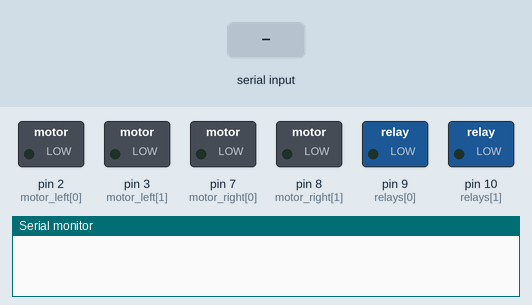
Simulated run of this sketch. Board: Arduino Uno, built with avr-gcc and run on an emulated ATmega328P. Shown: switched loads named in the sketch (green lamp = pin HIGH), the last lines printed to the serial monitor. The inputs (shaded band) are chosen by the test bench.

Above: at 1.2 s.
1.3 s: "F" received over Serial
At 1.9 s:
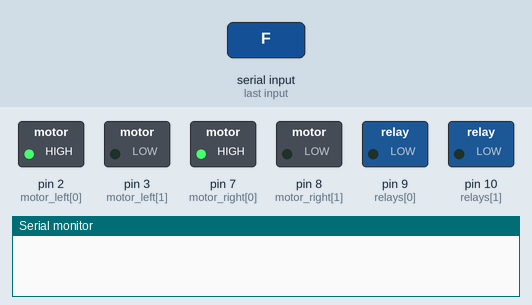
3.8 s: "B" received over Serial
At 4.6 s:
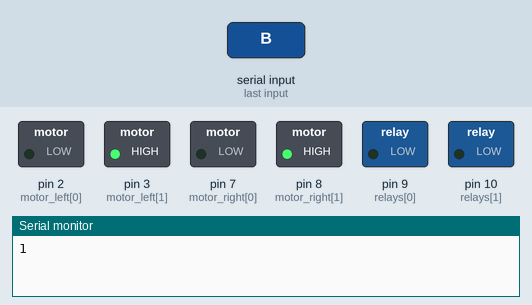
6.3 s: "R" received over Serial
At 6.9 s:
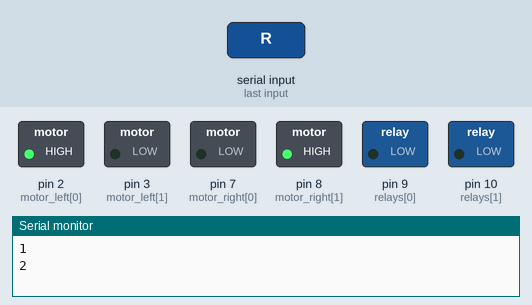
8.8 s: "L" received over Serial
At 9.6 s:
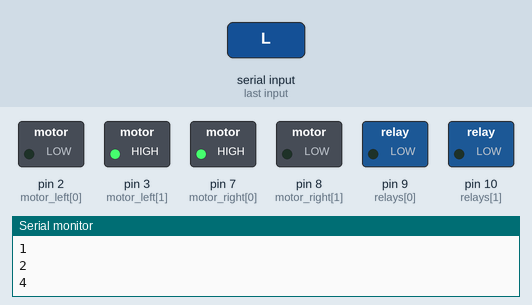
11.3 s: "X" received over Serial
At 11.9 s:
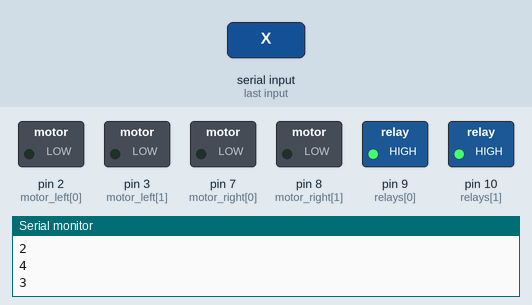
12.8 s: "F" received over Serial
At 13.6 s:
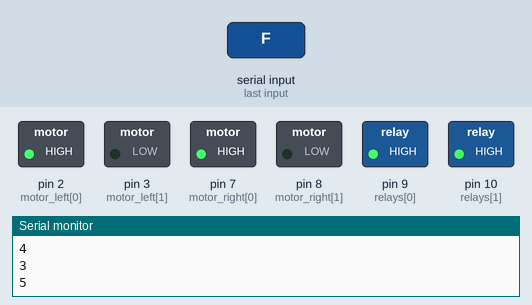
Timing chart, 0 to 15.8 s (numbered marks = the images above; inputs shaded):
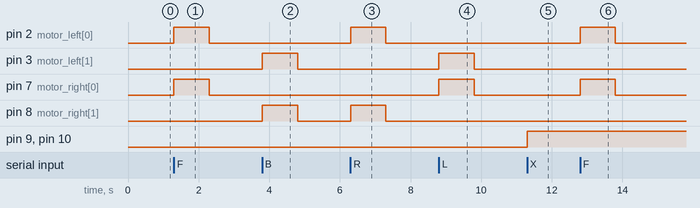

The sketch:

incoming.ino
```cpp
// --------------------------------------------------------------------------- Motors
int motor_left[] = {2, 3};
int motor_right[] = {7, 8};

// --------------------------------------------------------------------------- Zigbee
int incomingByte;      // a variable to read incoming serial data into

// --------------------------------------------------------------------------- Zigbee
int relays[] = {9, 10};

// --------------------------------------------------------------------------- Setup
void setup() {
Serial.begin(9600);

// Setup motors
int i;
for(i = 0; i < 2; i++){
pinMode(motor_left[i], OUTPUT);
pinMode(motor_right[i], OUTPUT);
pinMode(relays[i], OUTPUT);
}

}

// --------------------------------------------------------------------------- Loop
void loop() {
if (Serial.available() > 0)
{
  // read the oldest byte in the serial buffer:
  incomingByte = Serial.read();
  // if it's F , run the wheelchair forwards:
  if (incomingByte == 'F') {
    drive_forward();
    delay(1000);
    motor_stop();
    Serial.println("1");
  }
  // if it's an B, run the wheelchair backwards:
  else if (incomingByte == 'B') {
    drive_backward();
    delay(1000);
    motor_stop();
    Serial.println("2");
  }
  // if it's an R, turn the wheelchair right:
  else if (incomingByte == 'R') {
    turn_right();
    delay(1000);
    motor_stop();
    Serial.println("4");
  }
  // if it's an L, turn the wheelchair Left:
  else if (incomingByte == 'L') {
    turn_left();
    delay(1000);
    motor_stop();
    Serial.println("3");
  }
  // if it's an X, turn the relays On:
  else if (incomingByte == 'X') {
    relay_ON();
    delay(1000);
    Serial.println("5");
  }
  else if (incomingByte == 'S')
  {
    motor_stop();
    Serial.println("6");
  }
}
}

void motor_stop(){
digitalWrite(motor_left[0], LOW);
digitalWrite(motor_left[1], LOW);

digitalWrite(motor_right[0], LOW);
digitalWrite(motor_right[1], LOW);
delay(25);
}

void relay_ON(){
digitalWrite(relays[0], HIGH);
digitalWrite(relays[1], HIGH);
delay(25);
}

void drive_forward(){
digitalWrite(motor_left[0], HIGH);
digitalWrite(motor_left[1], LOW);

digitalWrite(motor_right[0], HIGH);
digitalWrite(motor_right[1], LOW);
}

void drive_backward(){
digitalWrite(motor_left[0], LOW);
digitalWrite(motor_left[1], HIGH);

digitalWrite(motor_right[0], LOW);
digitalWrite(motor_right[1], HIGH);
}

void turn_left(){
digitalWrite(motor_left[0], LOW);
digitalWrite(motor_left[1], HIGH);

digitalWrite(motor_right[0], HIGH);
digitalWrite(motor_right[1], LOW);
}

void turn_right(){
digitalWrite(motor_left[0], HIGH);
digitalWrite(motor_left[1], LOW);

digitalWrite(motor_right[0], LOW);
digitalWrite(motor_right[1], HIGH);
}
```

Measured:
- after the input at 1.3 s, pin 2 (motor_left[0]), pin 7 (motor_right[0]): LOW → HIGH at once, → LOW 1.0 s later
- after the input at 3.8 s, pin 3 (motor_left[1]), pin 8 (motor_right[1]): LOW → HIGH at once, → LOW 1.0 s later
- after the input at 6.3 s, pin 2 (motor_left[0]), pin 8 (motor_right[1]): LOW → HIGH at once, → LOW 1.0 s later
- after the input at 8.8 s, pin 3 (motor_left[1]), pin 7 (motor_right[0]): LOW → HIGH at once, → LOW 1.0 s later
- after the input at 11.3 s, pin 9 (relays[0]), pin 10 (relays[1]): LOW → HIGH at once
- after the input at 12.8 s, pin 2 (motor_left[0]), pin 7 (motor_right[0]): LOW → HIGH at once, → LOW 1.0 s later
